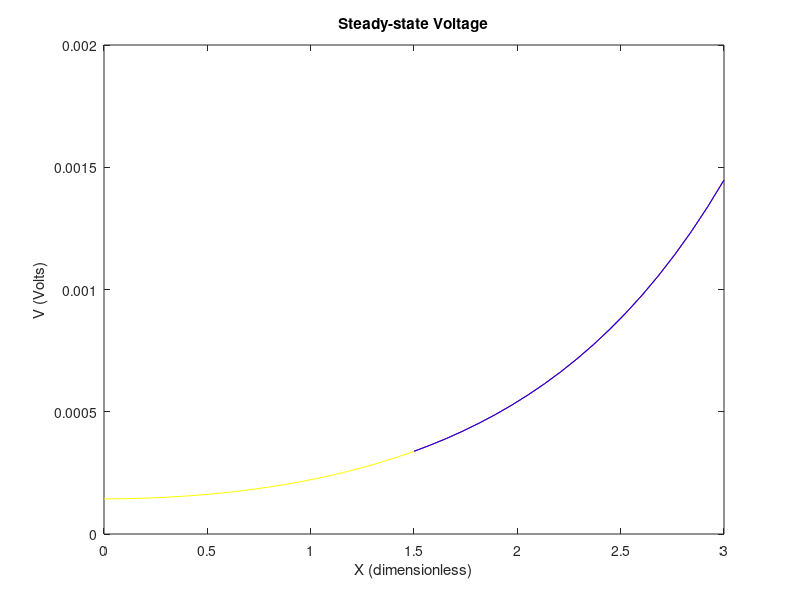

The MATLAB source for this figure:
clc;
close all;
% mammalian dendrite

% Dimensions of compartments

d1 = 75e-4; 			% cm
%d21 = 30e-4; 			% cm
%d22 = 15e-4; 			% cm
d21 = 47.2470e-4;       % E9 cm
d22 = d21;               % E9 cm

l1 = 1.5;			% dimensionless
l21 = 3.0;			% dimensionless
l22 = 3.0;			% dimensionless

% Electrical properties of compartments

Rm = 6e3;			% Ohms cm^2
Rc = 90;			% Ohms cm
Rs = 1e6;			% Ohms

c1 = 2*(Rc*Rm)^(1/2)/pi;

rl1 = c1*d1^(-3/2);		% Ohms
rl21 = c1*d21^(-3/2);		% Ohms
rl22 = c1*d22^(-3/2);		% Ohms

% Applied current

iapp = 1e-9; 	% Amps

% Coefficient matrices

A = [1 -1 0 0 0 0;
     0 0 -exp(-l21) exp(l21) 0 0;
     0 0 0 0 -exp(-l22) exp(l22);
     exp(-l1) exp(l1) -exp(-l1) -exp(l1) 0 0;
     0 0 exp(-l1) exp(l1) -exp(-l1) -exp(l1);
     -exp(-l1) exp(l1) rl1*exp(-l1)/rl21 -rl1*exp(l1)/rl21 rl1*exp(-l1)/rl22 -rl1*exp(l1)/rl22]; %Changed the sign of the index of exponential term in 6x6 element 

%b = [0 rl21*iapp rl21*iapp 0 0 0]';
b = [rl1*iapp 0 0 0 0 0]';
b(1) = 0; b(2) = rl21*iapp; b(3) = rl21*iapp;
x = A\b;
X = x*10^5

y1 = linspace(0,l1,20);
y21 = linspace(l1,l21,20);
y22 = linspace(l1,l22,20);
v1 = x(1)*exp(-y1)+x(2)*exp(y1);
v21 = x(3)*exp(-y21)+x(4)*exp(y21);
v22 = x(5)*exp(-y22)+x(6)*exp(y22);
figure;
plot(y1,v1,'y-',y21,v21,'r-',y22,v22,'b-');
xlabel('X (dimensionless)');
ylabel('V (Volts)');
title('Steady-state Voltage');


